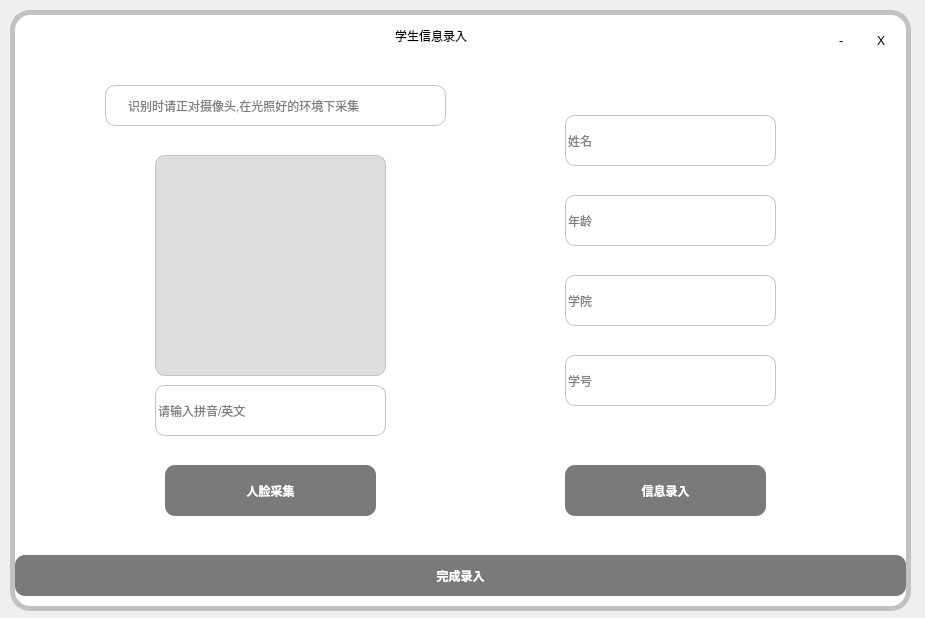
<?xml version="1.0" encoding="UTF-8"?>
<ui version="4.0">
 <class>Dialog3</class>
 <widget class="QDialog" name="Dialog3">
  <property name="geometry">
   <rect>
    <x>0</x>
    <y>0</y>
    <width>925</width>
    <height>618</height>
   </rect>
  </property>
  <property name="windowTitle">
   <string>Dialog</string>
  </property>
  <widget class="QStackedWidget" name="stackedWidget">
   <property name="geometry">
    <rect>
     <x>10</x>
     <y>10</y>
     <width>901</width>
     <height>601</height>
    </rect>
   </property>
   <property name="styleSheet">
    <string notr="true">QStackedWidget{
background-color: rgb(255, 255, 255);
border: 5px solid rgb(194, 194, 194);
border-radius:20px;
}</string>
   </property>
   <property name="currentIndex">
    <number>0</number>
   </property>
   <widget class="QWidget" name="page">
    <widget class="QPushButton" name="pushButton_3">
     <property name="geometry">
      <rect>
       <x>150</x>
       <y>450</y>
       <width>211</width>
       <height>51</height>
      </rect>
     </property>
     <property name="font">
      <font>
       <family>微软雅黑</family>
       <weight>75</weight>
       <bold>true</bold>
      </font>
     </property>
     <property name="autoFillBackground">
      <bool>false</bool>
     </property>
     <property name="styleSheet">
      <string notr="true">QPushButton::hover{
background-color: rgb(189, 189, 189);
}
QPushButton::pressed{
background-color: rgb(189, 189, 189);
}
QPushButton{
background-color: rgb(122, 122, 122);
color: rgb(255, 255, 255);
border:None;
border-radius:10px;
}</string>
     </property>
     <property name="text">
      <string>人脸采集</string>
     </property>
    </widget>
    <widget class="QLineEdit" name="lineEdit_2">
     <property name="geometry">
      <rect>
       <x>550</x>
       <y>100</y>
       <width>211</width>
       <height>51</height>
      </rect>
     </property>
     <property name="styleSheet">
      <string notr="true">background-color: rgb(255, 255, 255);
border: 1px solid rgb(194, 194, 194);
border-radius:10px;
</string>
     </property>
     <property name="text">
      <string/>
     </property>
     <property name="placeholderText">
      <string>姓名</string>
     </property>
    </widget>
    <widget class="QLineEdit" name="lineEdit_3">
     <property name="geometry">
      <rect>
       <x>550</x>
       <y>180</y>
       <width>211</width>
       <height>51</height>
      </rect>
     </property>
     <property name="styleSheet">
      <string notr="true">background-color: rgb(255, 255, 255);
border: 1px solid rgb(194, 194, 194);
border-radius:10px;
</string>
     </property>
     <property name="text">
      <string/>
     </property>
     <property name="placeholderText">
      <string>年龄</string>
     </property>
    </widget>
    <widget class="QLineEdit" name="lineEdit_4">
     <property name="geometry">
      <rect>
       <x>550</x>
       <y>260</y>
       <width>211</width>
       <height>51</height>
      </rect>
     </property>
     <property name="styleSheet">
      <string notr="true">background-color: rgb(255, 255, 255);
border: 1px solid rgb(194, 194, 194);
border-radius:10px;
</string>
     </property>
     <property name="text">
      <string/>
     </property>
     <property name="placeholderText">
      <string>学院</string>
     </property>
    </widget>
    <widget class="QLineEdit" name="lineEdit_5">
     <property name="geometry">
      <rect>
       <x>550</x>
       <y>340</y>
       <width>211</width>
       <height>51</height>
      </rect>
     </property>
     <property name="styleSheet">
      <string notr="true">background-color: rgb(255, 255, 255);
border: 1px solid rgb(194, 194, 194);
border-radius:10px;
</string>
     </property>
     <property name="text">
      <string/>
     </property>
     <property name="placeholderText">
      <string>学号</string>
     </property>
    </widget>
    <widget class="QLineEdit" name="lineEdit_6">
     <property name="geometry">
      <rect>
       <x>140</x>
       <y>370</y>
       <width>231</width>
       <height>51</height>
      </rect>
     </property>
     <property name="styleSheet">
      <string notr="true">background-color: rgb(255, 255, 255);
border: 1px solid rgb(194, 194, 194);
border-radius:10px;
</string>
     </property>
     <property name="text">
      <string/>
     </property>
     <property name="placeholderText">
      <string>请输入拼音/英文</string>
     </property>
    </widget>
    <widget class="QPushButton" name="pushButton_4">
     <property name="geometry">
      <rect>
       <x>550</x>
       <y>450</y>
       <width>201</width>
       <height>51</height>
      </rect>
     </property>
     <property name="font">
      <font>
       <family>微软雅黑</family>
       <weight>75</weight>
       <bold>true</bold>
      </font>
     </property>
     <property name="autoFillBackground">
      <bool>false</bool>
     </property>
     <property name="styleSheet">
      <string notr="true">QPushButton::hover{
background-color: rgb(189, 189, 189);
}
QPushButton::pressed{
background-color: rgb(189, 189, 189);
}
QPushButton{
background-color: rgb(122, 122, 122);
color: rgb(255, 255, 255);
border:None;
border-radius:10px;
}</string>
     </property>
     <property name="text">
      <string>信息录入</string>
     </property>
    </widget>
    <widget class="QLabel" name="label_6">
     <property name="geometry">
      <rect>
       <x>140</x>
       <y>140</y>
       <width>231</width>
       <height>221</height>
      </rect>
     </property>
     <property name="styleSheet">
      <string notr="true">background-color: rgb(222, 222, 222);
border: 1px solid rgb(194, 194, 194);
border-radius:10px;
</string>
     </property>
     <property name="text">
      <string/>
     </property>
    </widget>
    <widget class="QLabel" name="label_2">
     <property name="geometry">
      <rect>
       <x>380</x>
       <y>0</y>
       <width>161</width>
       <height>41</height>
      </rect>
     </property>
     <property name="styleSheet">
      <string notr="true">font: 14pt &quot;华文琥珀&quot;;</string>
     </property>
     <property name="text">
      <string>学生信息录入</string>
     </property>
    </widget>
    <widget class="QLineEdit" name="lineEdit_11">
     <property name="geometry">
      <rect>
       <x>90</x>
       <y>70</y>
       <width>341</width>
       <height>41</height>
      </rect>
     </property>
     <property name="styleSheet">
      <string notr="true">background-color: rgb(255, 255, 255);
border: 1px solid rgb(194, 194, 194);
border-radius:10px;
padding: 10 10 10 20;</string>
     </property>
     <property name="readOnly">
      <bool>true</bool>
     </property>
     <property name="placeholderText">
      <string>识别时请正对摄像头,在光照好的环境下采集</string>
     </property>
    </widget>
    <widget class="QPushButton" name="pushButton_5">
     <property name="geometry">
      <rect>
       <x>0</x>
       <y>540</y>
       <width>891</width>
       <height>41</height>
      </rect>
     </property>
     <property name="font">
      <font>
       <family>微软雅黑</family>
       <weight>75</weight>
       <bold>true</bold>
      </font>
     </property>
     <property name="autoFillBackground">
      <bool>false</bool>
     </property>
     <property name="styleSheet">
      <string notr="true">QPushButton::hover{
background-color: rgb(189, 189, 189);
}
QPushButton::pressed{
background-color: rgb(189, 189, 189);
}
QPushButton{
background-color: rgb(122, 122, 122);
color: rgb(255, 255, 255);
border:None;
border-radius:10px;
}</string>
     </property>
     <property name="text">
      <string>完成录入</string>
     </property>
    </widget>
    <widget class="QPushButton" name="pushButton_6">
     <property name="geometry">
      <rect>
       <x>850</x>
       <y>10</y>
       <width>32</width>
       <height>32</height>
      </rect>
     </property>
     <property name="styleSheet">
      <string notr="true">QPushButton::hover{
background-color: rgb(218, 218, 218);
}
QPushButton::pressed{
background-color: rgb(218, 218, 218);
}
QPushButton{
border:None
}</string>
     </property>
     <property name="text">
      <string>X</string>
     </property>
    </widget>
    <widget class="QPushButton" name="pushButton_7">
     <property name="geometry">
      <rect>
       <x>810</x>
       <y>10</y>
       <width>32</width>
       <height>32</height>
      </rect>
     </property>
     <property name="styleSheet">
      <string notr="true">QPushButton::hover{
background-color: rgb(218, 218, 218);
}
QPushButton::pressed{
background-color: rgb(218, 218, 218);
}
QPushButton{
border:None
}</string>
     </property>
     <property name="text">
      <string>-</string>
     </property>
    </widget>
   </widget>
  </widget>
 </widget>
 <resources/>
 <connections/>
</ui>
